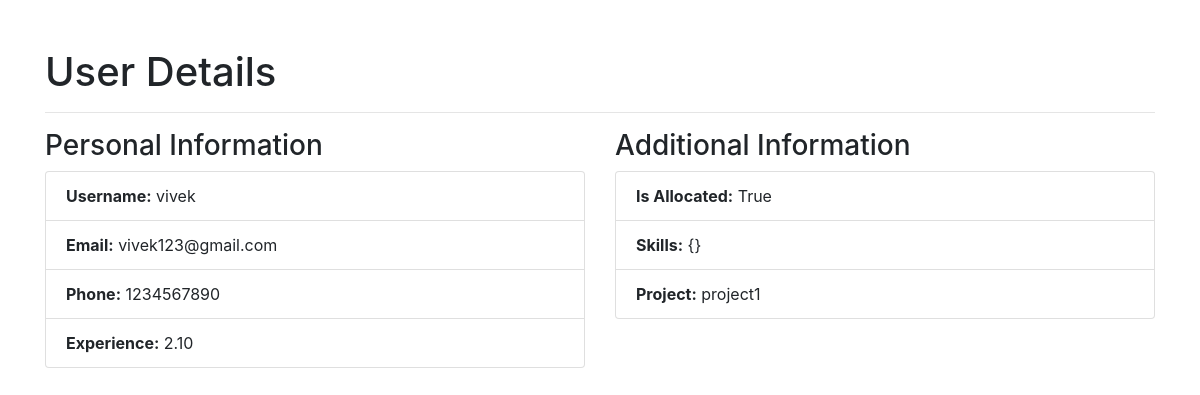
The page /accounts/profile (signed in) on the database as committed earlier.
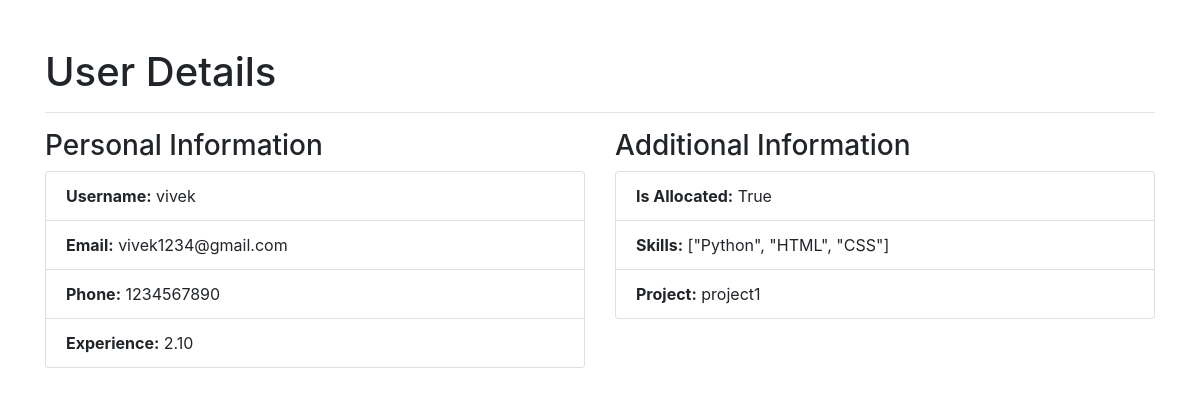
The same page on the database as committed later.
### accounts/models.py (models this page shows)
class CustomUser(AbstractUser):
    phone = models.CharField(max_length=10, blank=True, null=True)
    experience = models.DecimalField(max_digits=19, decimal_places=2, blank=True, null=True)
    is_manager = models.BooleanField()
    is_allocated=models.BooleanField(default=False)
    skills = models.JSONField(default=dict)
    project = models.ForeignKey('manager.Project', on_delete=models.SET_NULL, null=True, blank=True)

### manager/models.py (models this page shows)
class Project(models.Model):
    STATUS_CHOICES = [
        ('In Progress', 'In Progress'),
        ('Completed', 'Completed'),
    ]
    id = models.AutoField(primary_key=True)
    name = models.CharField(max_length=255, unique=True)
    description = models.TextField()
    project_status = models.CharField(max_length=20, choices=STATUS_CHOICES, default='In Progress')
    manager = models.ForeignKey('accounts.CustomUser', on_delete=models.CASCADE, related_name='projects_created')
    document = models.FileField(upload_to=upload_location, null=True, blank=True)
    def __str__(self):
        return self.name

### accounts/views.py (the view)
# urls.py: path('profile',profileView,name='profile-page'),
@login_required(login_url='/accounts/login')
def profileView(request):
    profile_user  = request.user
    return render(request,'profile_demo.html')

### accounts/templates/profile_demo.html (shortened to what this page needs)
<!DOCTYPE html>
<html lang="en">
<head>
    <link href="https://maxcdn.bootstrapcdn.com/bootstrap/4.5.2/css/bootstrap.min.css" rel="stylesheet">
</head>
<body>
    <div class="container mt-5">
        <h1>User Details</h1>
        <hr>
        <div class="row">
            <div class="col-md-6">
                <h3>Personal Information</h3>
                <ul class="list-group">
                    <li class="list-group-item"><strong>Username:</strong> {{ user.username }}</li>
                    <li class="list-group-item"><strong>Email:</strong> {{ user.email }}</li>
                    <li class="list-group-item"><strong>Phone:</strong> {{ user.phone }}</li>
                    <li class="list-group-item"><strong>Experience:</strong> {{ user.experience }}</li>
                </ul>
            </div>
            <div class="col-md-6">
                <h3>Additional Information</h3>
                <ul class="list-group">
                    <li class="list-group-item"><strong>Is Allocated:</strong> {{ user.is_allocated }}</li>
                    <li class="list-group-item"><strong>Skills:</strong> {{ user.skills }}</li>
                    <li class="list-group-item"><strong>Project:</strong> {{ user.project }}</li>
                </ul>
            </div>
        </div>
    </div>
</body>
</html>

Rows that differ between the two databases and show on the page:
changed CustomUser "vivek": email "vivek123@gmail.com" → "vivek1234@gmail.com"; skills "{}" → "[\"Python\", \"HTML\", \"CSS\"]"
